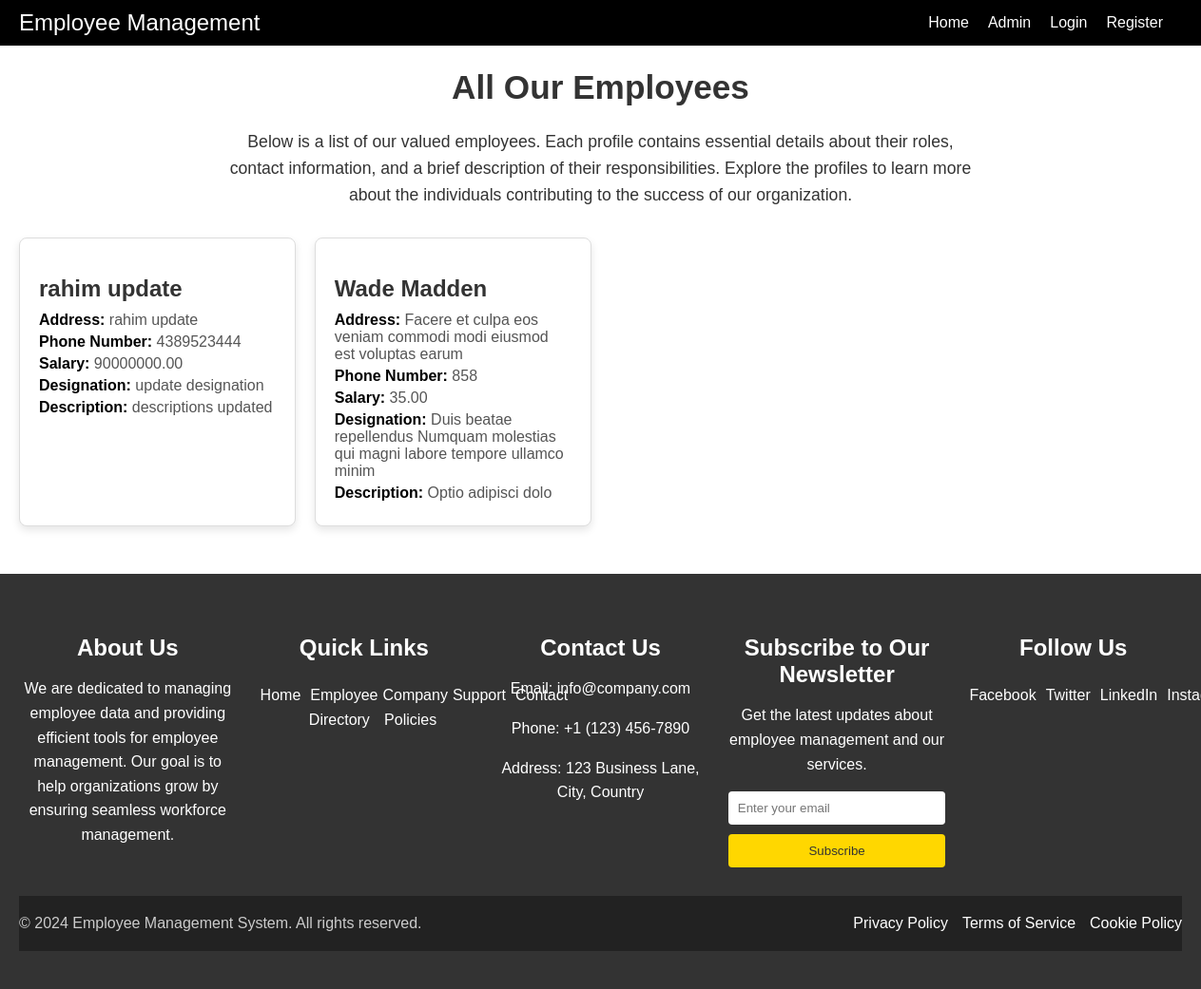
The app's page /, older data.
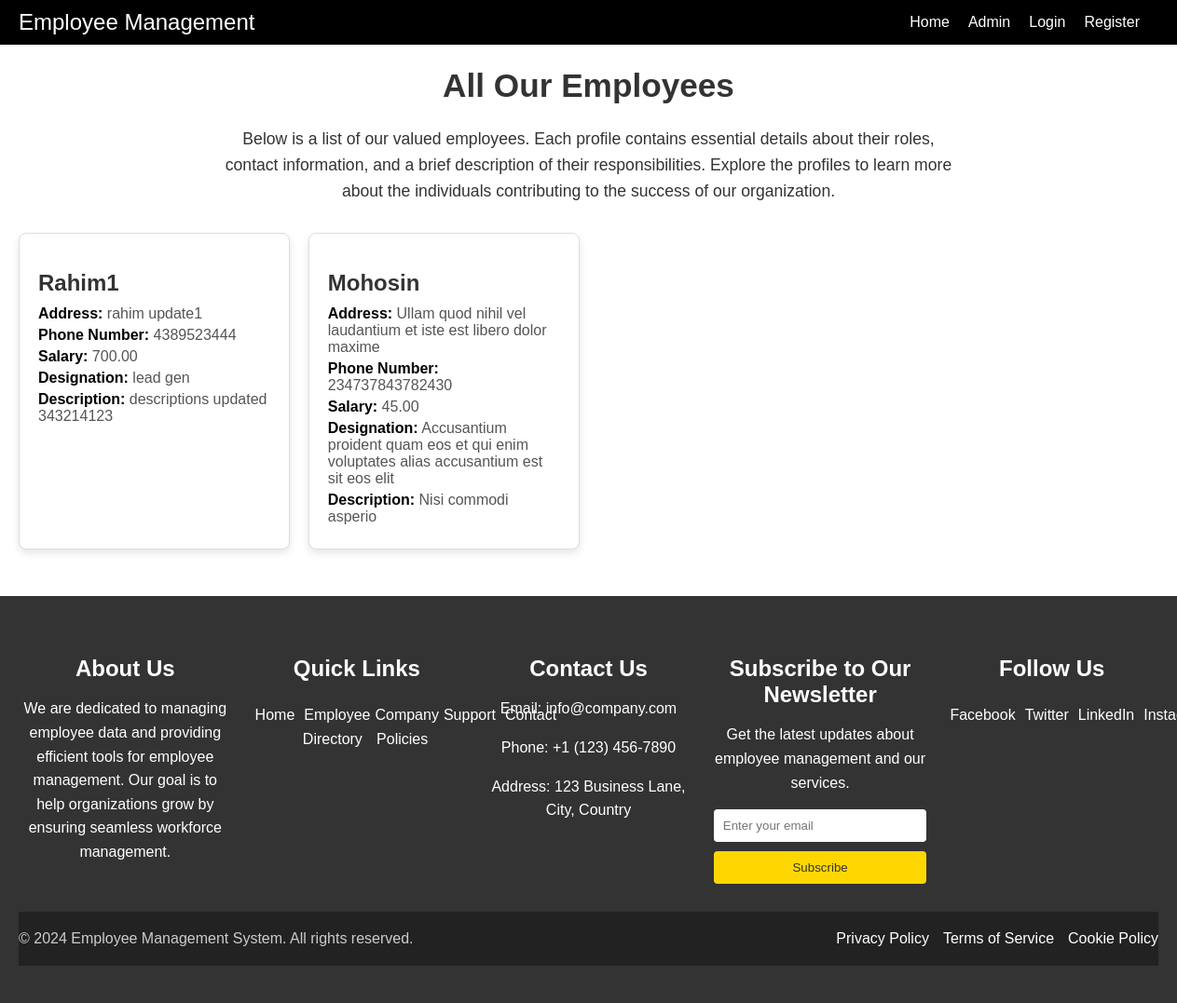
The same page, newer data.
### employees/models.py (models this page shows, shortened)
class EmployeeModel(models.Model):
    user = models.OneToOneField(User, on_delete=models.CASCADE, null=True)
    name = models.CharField(max_length=100)
    address = models.CharField(max_length=100)
    phone_number = models.IntegerField()
    salary = models.DecimalField(max_digits=10, decimal_places=2)
    designation = models.CharField(max_length=100)
    description = models.TextField()

### employee_management_application/views.py (the view)
# urls.py: 2. Add a URL to urlpatterns:  path('', views.home, name='home')
def home(request):
    employee = EmployeeModel.objects.all()
    return render(request, 'home.html', {'employees': employee})

### templates/home.html
{% extends 'base.html' %} {% block content %} {% load static %}
<link rel="stylesheet" href="{% static 'card.css' %}" />
<div class="intro-text">
  <h1>All Our Employees</h1>
  <p>
    Below is a list of our valued employees. Each profile contains essential
    details about their roles, contact information, and a brief description of
    their responsibilities. Explore the profiles to learn more about the
    individuals contributing to the success of our organization.
  </p>
</div>
<div class="card-container">
  {% if employees %} {% for employee in employees %}
  <div class="card">
    <h2>{{ employee.name }}</h2>
    <p><strong>Address:</strong> {{ employee.address }}</p>
    <p><strong>Phone Number:</strong> {{ employee.phone_number }}</p>
    <p><strong>Salary:</strong> {{ employee.salary }}</p>
    <p><strong>Designation:</strong> {{ employee.designation }}</p>
    <p><strong>Description:</strong> {{ employee.description }}</p>
  </div>
  {% endfor %} {% else %}
  <h3>
    Something went wrong, please wait for the admin to add employee details.
  </h3>
  {% endif %}
</div>
{% endblock %}

### templates/base.html (shortened to what this page needs)
{% load static %}
<!DOCTYPE html>
<html lang="en" dir="ltr">
  <head>
    <link
      rel="stylesheet"
      href="https://cdnjs.cloudflare.com/ajax/libs/font-awesome/5.15.3/css/all.min.css"
    />
    <link rel="stylesheet" href="{% static 'navbar.css' %}" />
    <link rel="stylesheet" href="{% static 'footer.css' %}" />
  </head>
  <body>
    <nav>
      <label class="logo">Employee Management</label>
      <ul>
        <li><a class="active" href="{% url 'home' %}">Home</a></li>
        <li><a href="/admin/">Admin</a></li>
        {% if user.is_authenticated %} {% if user.is_superuser %}
        <li><a href="{% url 'add_employee' %}">Add Employee</a></li>
        {% endif %}
        <li>
          <a href="{% url 'delete_update_employee' %}">Update Profile</a>
        </li>
        <li><a href="{% url 'user_logout' %}">Logout</a></li>
        {% else %}
        <li><a href="{% url 'login' %}">Login</a></li>
        <li><a href="{% url 'sign_up' %}">Register</a></li>
        {% endif %}
      </ul>
    </nav>
    {% block content %} {% endblock %}
    <footer class="footer">
      <div class="footer-container">
        <div class="footer-column">
          <h3>About Us</h3>
          <p>
            We are dedicated to managing employee data and providing efficient
            tools for employee management. Our goal is to help organizations
            grow by ensuring seamless workforce management.
          </p>
        </div>
        <div class="footer-column">
          <h3>Quick Links</h3>
          <ul class="quick-links">
            <li><a href="#">Home</a></li>
            <li><a href="#">Employee Directory</a></li>
            <li><a href="#">Company Policies</a></li>
            <li><a href="#">Support</a></li>
            <li><a href="#">Contact</a></li>
          </ul>
        </div>
        <div class="footer-column">
          <h3>Contact Us</h3>
          <p>Email: info@company.com</p>
          <p>Phone: +1 (123) 456-7890</p>
          <p>Address: 123 Business Lane, City, Country</p>
        </div>
        <div class="footer-column">
          <h3>Subscribe to Our Newsletter</h3>
          <p>
            Get the latest updates about employee management and our services.
          </p>
          <form class="newsletter-form">
            <input type="email" placeholder="Enter your email" required />
            <button type="submit">Subscribe</button>
          </form>
        </div>
        <div class="footer-column">
          <h3>Follow Us</h3>
          <ul class="social-links">
            <li><a href="#">Facebook</a></li>
            <li><a href="#">Twitter</a></li>
            <li><a href="#">LinkedIn</a></li>
            <li><a href="#">Instagram</a></li>
          </ul>
        </div>
      </div>
      <div class="footer-legal">
        <div class="legal-container">
          <p>&copy; 2024 Employee Management System. All rights reserved.</p>
          <ul class="legal-links">
            <li><a href="#">Privacy Policy</a></li>
            <li><a href="#">Terms of Service</a></li>
            <li><a href="#">Cookie Policy</a></li>
          </ul>
        </div>
      </div>
    </footer>
  </body>
</html>

### static/navbar.css (style rules this page uses)
body { margin: 0; padding: 0; font-family: Arial, sans-serif; }
nav { background-color: black; color: white; display: flex; justify-content: space-between; align-items: center; padding: 10px 20px; }
.logo { font-size: 1.5rem; }
ul { display: flex; list-style: none; padding: 0; margin: 0; }
ul li { margin-right: 20px; }
ul li a { color: white; text-decoration: none; transition: color 0.3s; }

### static/footer.css (style rules this page uses)
.footer { background-color: #333; color: #fff; padding: 40px 20px; margin-top: 50px; text-align: center; }
.footer-container { display: flex; justify-content: space-between; flex-wrap: wrap; gap: 20px; }
.footer-column { flex: 1; min-width: 200px; }
.footer-column h3 { font-size: 1.5em; margin-bottom: 15px; color: white; }
.footer-column p, .footer-column ul { font-size: 1em; line-height: 1.6; }
.footer-column ul { list-style: none; padding: 0; }
.footer-column ul li { margin: 8px 0; }
.footer-column ul li a { color: white; padding: 5px; text-decoration: none; transition: color 0.3s ease; }
.quick-links li { margin: 5px 0; }
.newsletter-form { display: flex; flex-direction: column; }
.newsletter-form input[type="email"] { padding: 10px; border: none; border-radius: 4px; margin-bottom: 10px; outline: none; }
.newsletter-form button { background-color: #ffd700; color: #333; border: none; padding: 10px; border-radius: 4px; cursor: pointer; transition: background-color 0.3s ease; }
.social-links { list-style: none; padding: 0; }
.social-links li { margin: 5px 0; }
.social-links li a { color: #ffd700; text-decoration: none; transition: color 0.3s ease; }
.footer-legal { margin-top: 30px; background-color: #222; padding: 20px 0; }
.legal-container { display: flex; justify-content: space-between; align-items: center; flex-wrap: wrap; }
.legal-container p { margin: 0; color: #ccc; }
.legal-links { list-style: none; display: flex; gap: 15px; }
.legal-links li { margin: 0; }
.legal-links li a { color: #fff; text-decoration: none; transition: color 0.3s ease; }

### static/card.css (style rules this page uses)
.intro-text { text-align: center; font-size: 1.1em; color: #333; margin-bottom: 30px; padding: 0 20px; }
.intro-text p { max-width: 800px; margin: 0 auto; line-height: 1.6; }
.card-container { display: grid; grid-template-columns: repeat(1, 1fr); gap: 20px; padding: 0 20px; }
.card { background-color: #fff; border: 1px solid #ddd; border-radius: 8px; padding: 20px; box-shadow: 0 4px 8px rgba(0, 0, 0, 0.1); transition: box-shadow 0.3s ease; }
.card h2 { margin-bottom: 10px; font-size: 1.5em; color: #333; }
.card p { margin: 5px 0; color: #555; }
.card p strong { color: #000; }
@media (min-width: 768px) { .card-container { grid-template-columns: repeat(2, 1fr); } }
@media (min-width: 992px) { .card-container { grid-template-columns: repeat(4, 1fr); } }

Row changes from the older to the newer data that the page shows:
removed EmployeeModel: name "Wade Madden", address "Facere et culpa eos veniam commodi modi eiusmod est voluptas earum", phone_number "858", salary "35.00", designation "Duis beatae repellendus Numquam molestias qui magni labore tempore ullamco minim", description "Optio adipisci dolo"
changed EmployeeModel: name "rahim update" → "Rahim1"; address "rahim update" → "rahim update1"; salary "90000000.00" → "700.00"; designation "update designation" → "lead gen"; description "descriptions updated" → "descriptions updated 343214123"
added EmployeeModel: name "Mohosin", address "Ullam quod nihil vel laudantium et iste est libero dolor maxime", phone_number "234737843782430", salary "45.00", designation "Accusantium proident quam eos et qui enim voluptates alias accusantium est sit eos elit", description "Nisi commodi asperio"
